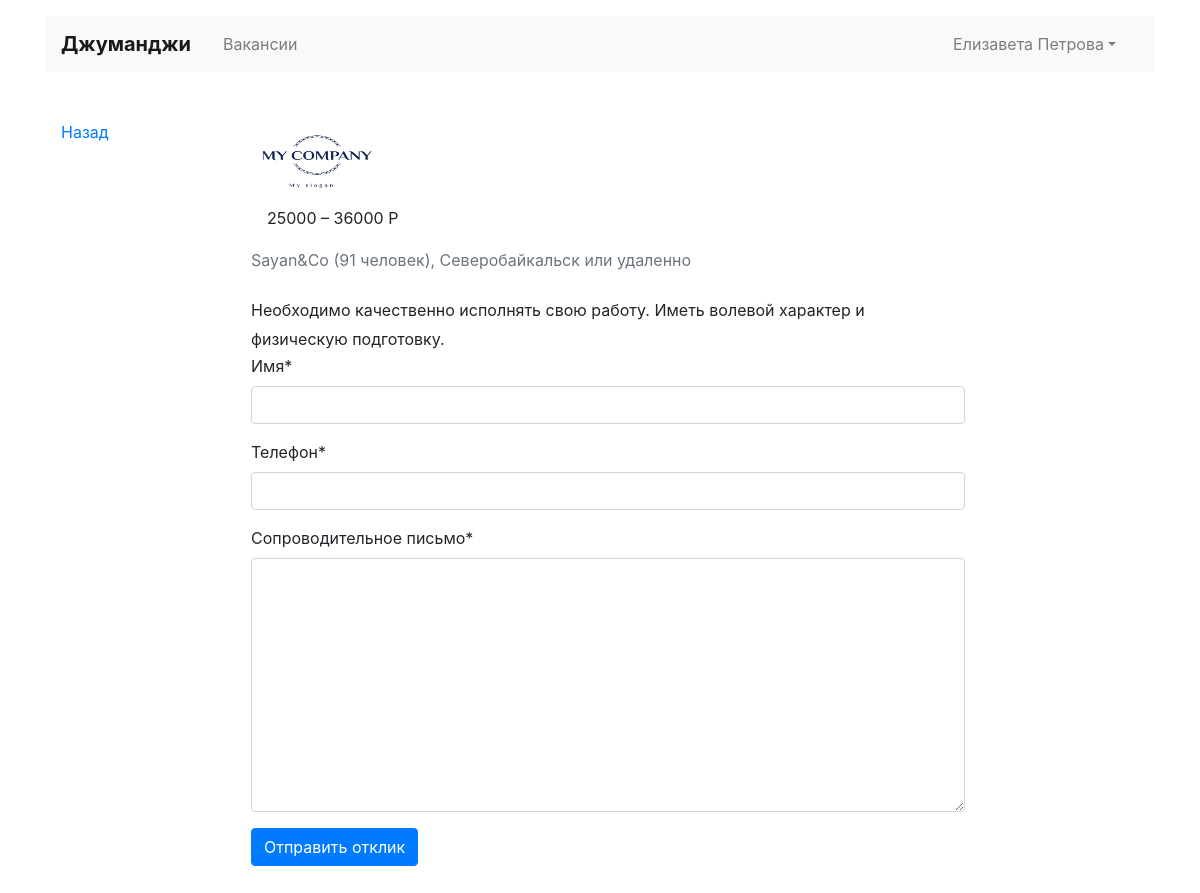
The page /vacancies/7/ (signed in) on the database its author committed.
### job_site_app/models.py (models this page shows, shortened)
class Vacancy(models.Model):
    title = models.CharField(max_length=50, verbose_name='Вакансия')
    specialty = models.ForeignKey('Specialty', on_delete=models.CASCADE, related_name="specialty",
                                  verbose_name='Специальность')
    company = models.ForeignKey('Company', on_delete=models.CASCADE, related_name="company", verbose_name='Компания')
    skills = models.TextField(verbose_name='Навыки')
    description = models.TextField(verbose_name='Описание')
    salary_min = models.IntegerField(verbose_name='Минимальня зарплата')
    salary_max = models.IntegerField(verbose_name='Максимальная зарплата')
    published_at = models.DateTimeField(auto_now_add=True, verbose_name='Опубликовано')
    class Meta:
        verbose_name_plural = 'Вакансии'
        verbose_name = 'Вакансия'
        ordering = ['title']

class Company(models.Model):
    name = models.CharField(max_length=50, verbose_name='Компания')
    location = models.CharField(max_length=50, verbose_name='Город')
    logo = models.ImageField(upload_to='job_site_app/static/logo/', verbose_name='Лого')
    description = models.TextField(verbose_name='Информация о компании')
    employee_count = models.IntegerField(verbose_name='Количество сотрудников')
    owner = models.OneToOneField(User, null=True, on_delete=models.CASCADE,  related_name="owner",
                                 verbose_name='Владелец')
    class Meta:
        verbose_name_plural = 'Компании'
        verbose_name = 'Компания'
        ordering = ['name']

### job_site_app/views.py (the view, shortened to what this page needs)
# urls.py: path('vacancies/<int:pk>/', ApplicationCreateView.as_view(), name='vacancy'),
class ApplicationCreateView(LoginRequiredMixin, CreateView):
    login_url = 'accounts:login'
    template_name = 'job_site_app/vacancy.html'
    form_class = ApplicationForm
    model = Application
    def get_context_data(self, **kwargs):
        context = super(ApplicationCreateView, self).get_context_data(**kwargs)
        context['vacancy'] = Vacancy.objects.get(id=self.kwargs['pk'])
        return context

### job_site_app/forms.py
class ApplicationForm(forms.ModelForm):
    class Meta:
        model = Application
        fields = ('written_username', 'written_phone', 'written_cover_letter')
    def __init__(self, *args, **kwargs):
        super(ApplicationForm, self).__init__(*args, **kwargs)
        self.helper = FormHelper()
        self.helper.form_method = 'POST'
        self.helper.layout = Layout(
            Fieldset(
                '',
                'written_username',
                'written_phone',
                'written_cover_letter',
            ),
            ButtonHolder(Submit('submit', 'Отправить отклик'))
        )

### job_site_app/templates/job_site_app/vacancy.html (shortened to what this page needs)
{% extends "layout/basic.html" %}
{% block content %}
  <main class="container mt-3 pb-5">
    <div class="row mt-5">
      <div class="col-12 col-lg-2">
        <div class="pl-3 mb-5">
          <p><a href="{{ request.META.HTTP_REFERER }}">Назад</a></p>
        </div>
      </div>
      <div class="col-12 col-lg-8">
        <section class="pl-3">
          <a href="{% url 'job:company' vacancy.company.pk %}"><img src="{{ vacancy.company.logo.url }}" width="130"
                                                                    height="80" alt="{{ object.company.name }}"></a>
          <div class="d-flex align-items-baseline align-content-baseline">
            <p class="m-0 pl-3">{{ vacancy.salary_min }} – {{ vacancy.salary_max }} Р</p>
          </div>
          <p class="text-muted mb-4">{{ vacancy.company.name }} ({{ vacancy.company.employee_count }} человек),
            {{ vacancy.company.location }} или удаленно</p>
          <div style="line-height: 1.8;">
            {% autoescape off %}
            {{ vacancy.description }}
            {% endautoescape %}
          </div>
          {% load crispy_forms_tags %}
          {% crispy form %}
        </section>
      </div>
    </div>
  </main>
{% endblock %}

### job_site_app/templates/layout/basic.html (shortened to what this page needs)
{% load crispy_forms_tags %}
<!DOCTYPE html>
<html lang="ru">
<head>
  <link rel="stylesheet" href="https://stackpath.bootstrapcdn.com/bootstrap/4.3.1/css/bootstrap.min.css"
>
</head>
<header class="container mt-3">
    <nav class="navbar navbar-expand-lg navbar-light bg-light">
      <a class="navbar-brand mr-4 font-weight-bold" href="{% url 'job:index' %}">Джуманджи</a>
      <div class="collapse navbar-collapse justify-content-between" id="navbarNav">
        <ul class="navbar-nav col-10">
          <li class="nav-item">
            <a class="nav-link" href="{% url 'job:vacancies' %}">Вакансии</a>
          </li>
        </ul>
        <ul class="navbar-nav col-2 justify-content-end">
          <li class="nav-item active">
            {% if user.is_authenticated %}
            <li class="nav-item dropdown">
              <a class="nav-link dropdown-toggle" data-toggle="dropdown" href="#" role="button" aria-haspopup="true"
                 aria-expanded="false">{{ user.first_name }} {{ user.last_name }}</a>
            </li>
            {% else %}
            <a href="{% url 'accounts:login' %}" class="nav-link font-weight-bold">Вход</a>
            {% endif %}
          </li>
        </ul>
      </div>
    </nav>
  </header>
<body>
  {% block content %}
  {% endblock %}
</body>
</html>

### rows shown on the page
Vacancy: company.logo (picture), salary_min "25000", salary_max "36000", company.name "Sayan&Co", company.employee_count "91", company.location "Северобайкальск", description "Необходимо качественно исполнять свою работу. Иметь волевой характер и физическую подготовку."

### other values the page prints
{{ user.first_name }} "Елизавета"
{{ user.last_name }} "Петрова"
